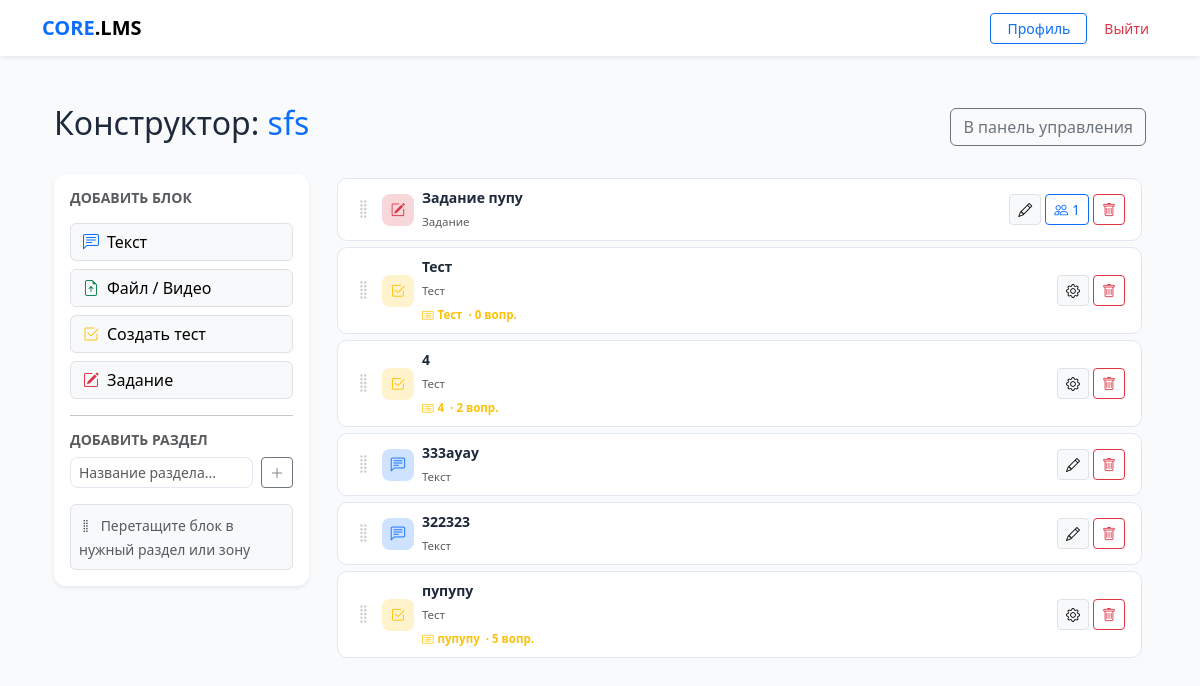
Page /course/builder/4/ (signed in) on the committed database.
### core/models.py (models this page shows, shortened)
class Course(models.Model):
    title = models.CharField(max_length=255)
    description = models.TextField(blank=True)
    author = models.ForeignKey(CustomUser, on_delete=models.CASCADE, related_name='authored_courses')
    groups = models.ManyToManyField(Group, related_name='available_courses', blank=True)
    created_at = models.DateTimeField(auto_now_add=True)
    available_from = models.DateTimeField(null=True, blank=True,
        help_text='Дата открытия курса. Пусто — доступен сразу.')
    available_until = models.DateTimeField(null=True, blank=True,
        help_text='Дата закрытия курса. Пусто — бессрочно.')
    allow_self_enroll = models.BooleanField(default=False,
        help_text='Разрешить студентам подключаться по коду доступа')
    access_code = models.CharField(max_length=32, blank=True, null=True,
        help_text='Код для самостоятельного подключения к курсу')

class ContentBlock(models.Model):
    BLOCK_TYPES = (
        ('text', 'Текст'),
        ('file', 'Файл/Медиа'),
        ('quiz', 'Тест'),
        ('assignment', 'Задание'),
    )
    course = models.ForeignKey(Course, on_delete=models.CASCADE, related_name='blocks')
    section = models.ForeignKey('Section', on_delete=models.SET_NULL,
                                null=True, blank=True, related_name='blocks')
    title = models.CharField(max_length=255)
    block_type = models.CharField(max_length=20, choices=BLOCK_TYPES)
    content_text = models.TextField(blank=True, null=True)
    content_file = models.FileField(upload_to='course_contents/', blank=True, null=True)
    content_quiz = models.ForeignKey(Quiz, on_delete=models.SET_NULL, blank=True, null=True,
                                     related_name='blocks')
    order = models.PositiveIntegerField(default=0)

class Assignment(models.Model):
    block = models.OneToOneField(ContentBlock, on_delete=models.CASCADE, related_name='assignment')
    description = models.TextField(blank=True)
    max_score = models.PositiveIntegerField(default=100)
    deadline = models.DateTimeField(null=True, blank=True)

class Quiz(models.Model):
    course = models.ForeignKey(Course, on_delete=models.CASCADE, related_name='quizzes')
    title = models.CharField(max_length=255)
    max_attempts = models.PositiveIntegerField(
        default=0,
        help_text='0 — неограниченное количество попыток'
    )
    shuffle_questions = models.BooleanField(
        default=False,
        help_text='Перемешивать вопросы случайно для каждого студента'
    )
    time_limit_minutes = models.PositiveIntegerField(
        null=True, blank=True,
        help_text='Ограничение по времени в минутах. Пусто — без ограничений.'
    )
    available_from = models.DateTimeField(null=True, blank=True,
        help_text='Дата открытия теста. Пусто — доступен сразу.')
    available_until = models.DateTimeField(null=True, blank=True,
        help_text='Дата закрытия теста. Пусто — бессрочно.')

### core/views.py (the view)
# urls.py: path('course/builder/<int:course_id>/', views.course_builder, name='course_builder'),
@login_required
@user_passes_test(is_teacher)
def course_builder(request, course_id):
    course = get_object_or_404(Course, id=course_id, author=request.user)
    sections = course.sections.prefetch_related('blocks').all()
    loose_blocks = course.blocks.filter(section=None).order_by('order')
    quizzes = Quiz.objects.filter(course=course)
    return render(request, 'core/course_builder.html', {
        'course': course,
        'sections': sections,
        'loose_blocks': loose_blocks,
        'quizzes': quizzes,
        'form': ContentBlockForm(),
        'section_form': SectionForm(),
    })

### core/forms.py
class ContentBlockForm(forms.ModelForm):
    class Meta:
        model = ContentBlock
        fields = ['title', 'block_type', 'content_text', 'content_file', 'content_quiz']
        widgets = {
            'title':        forms.TextInput(attrs={'class': 'form-control'}),
            'block_type':   forms.Select(attrs={'class': 'form-select'}),
            'content_text': forms.Textarea(attrs={'class': 'form-control'}),
            'content_file': forms.FileInput(attrs={'class': 'form-control'}),
            'content_quiz': forms.Select(attrs={'class': 'form-select'}),
        }
    def __init__(self, *args, **kwargs):
        super().__init__(*args, **kwargs)
        self.fields['content_text'].required = False
        self.fields['content_file'].required = False
        self.fields['content_quiz'].required = False
        self.fields['block_type'].required = False

class SectionForm(forms.ModelForm):
    class Meta:
        model = Section
        fields = ['title']
        widgets = {
            'title': forms.TextInput(attrs={
                'class': 'form-control',
                'placeholder': 'Название урока...',
            }),
        }

### core/views.py (called while the page is built)
def is_teacher(user):
    return user.is_authenticated and user.role == 'teacher'

### core/templates/core/course_builder.html (shortened to what this page needs)
{% extends "core/base.html" %}
{% block content %}
<div class="container py-4">
    <div class="d-flex justify-content-between align-items-center mb-4">
        <h2>Конструктор: <span class="text-primary">{{ course.title }}</span></h2>
        <a href="{% url 'dashboard' %}" class="btn btn-outline-secondary">В панель управления</a>
    </div>
    <div class="row g-4">
        <div class="col-md-3">
            <div class="card p-3 shadow-sm sticky-top" style="top:20px;">
                <h6 class="fw-bold mb-3 text-muted small text-uppercase">Добавить блок</h6>
                <div class="d-grid gap-2">
                    <button onclick="openModal('text')" class="btn btn-light text-start border">
                        <i class="bi bi-chat-left-text me-2 text-primary"></i>Текст
                    </button>
                    <button onclick="openModal('file')" class="btn btn-light text-start border">
                        <i class="bi bi-file-earmark-arrow-up me-2 text-success"></i>Файл / Видео
                    </button>
                    <a href="{% url 'create_quiz' course.id %}" class="btn btn-light text-start border">
                        <i class="bi bi-check2-square me-2 text-warning"></i>Создать тест
                    </a>
                    <button onclick="openModal('assignment')" class="btn btn-light text-start border">
                        <i class="bi bi-pencil-square me-2 text-danger"></i>Задание
                    </button>
                </div>
                <hr>
                <h6 class="fw-bold mb-2 text-muted small text-uppercase">Добавить раздел</h6>
                <form action="{% url 'add_section' course.id %}" method="post" class="d-flex gap-2">
                    <input type="text" name="title" class="form-control form-control-sm"
                           placeholder="Название раздела..." required>
                    <button type="submit" class="btn btn-sm btn-outline-secondary flex-shrink-0">
                        <i class="bi bi-plus-lg"></i>
                    </button>
                </form>
                <div class="mt-3 p-2 bg-light rounded-2 border">
                    <small class="text-muted">
                        <i class="bi bi-grip-vertical me-1"></i>
                        Перетащите блок в нужный раздел или зону
                    </small>
                </div>
            </div>
        </div>
        <div class="col-md-9">
            <div class="mb-2">
                <div class="drop-zone free-drop" data-section-id="" id="freeBlocks">
                    {% for block in loose_blocks %}
                    <div class="block-card" data-block-id="{{ block.id }}" draggable="true">
                        {% include "core/block_card_inner.html" %}
                    </div>
                    {% endfor %}
                </div>
            </div>
        </div>
    </div>
</div>
{% endblock %}

### core/templates/core/block_card_inner.html (shortened to what this page needs)
<div class="d-flex align-items-center gap-2 px-3 py-2">
    <div class="drag-handle text-muted flex-shrink-0">
        <i class="bi bi-grip-vertical fs-5"></i>
    </div>
    <div class="type-badge flex-shrink-0
        {% if block.block_type == 'text' %}bg-primary-subtle
        {% elif block.block_type == 'file' %}bg-success-subtle
        {% elif block.block_type == 'quiz' %}bg-warning-subtle
        {% elif block.block_type == 'assignment' %}bg-danger-subtle{% endif %}">
        {% if block.block_type == 'text' %}<i class="bi bi-chat-left-text text-primary"></i>
        {% elif block.block_type == 'file' %}<i class="bi bi-file-earmark text-success"></i>
        {% elif block.block_type == 'quiz' %}<i class="bi bi-check2-square text-warning"></i>
        {% elif block.block_type == 'assignment' %}<i class="bi bi-pencil-square text-danger"></i>
        {% endif %}
    </div>
    <div class="flex-grow-1 min-w-0">
        <div class="fw-semibold text-truncate" style="font-size:.875rem;">{{ block.title }}</div>
        <small class="text-muted" style="font-size:.72rem;">{{ block.get_block_type_display }}</small>
        {% if block.block_type == 'quiz' and block.content_quiz %}
        <div>
            <small class="text-warning fw-semibold" style="font-size:.72rem;">
                <i class="bi bi-card-list me-1"></i>{{ block.content_quiz.title }}
                &nbsp;·&nbsp;{{ block.content_quiz.questions.count }} вопр.
            </small>
        </div>
        {% endif %}
    </div>
    <div class="d-flex gap-1 flex-shrink-0">
        {% if block.block_type == 'assignment' %}
            <a href="{% url 'edit_assignment' block.id %}"
               class="btn btn-sm btn-light border py-1 px-2" title="Настроить">
                <i class="bi bi-pencil"></i>
            </a>
            {% if block.assignment.submissions.count > 0 %}
            <a href="{% url 'review_submissions' block.assignment.id %}"
               class="btn btn-sm btn-outline-primary py-1 px-2">
                <i class="bi bi-people"></i> {{ block.assignment.submissions.count }}
            </a>
            {% endif %}
        {% endif %}
        {% if block.block_type == 'quiz' and block.content_quiz %}
            <a href="{% url 'manage_questions' block.content_quiz.id %}"
               class="btn btn-sm btn-light border py-1 px-2" title="Редактировать вопросы">
                <i class="bi bi-gear"></i>
            </a>
        {% endif %}
        {% if block.block_type == 'text' or block.block_type == 'file' %}
        <a href="{% url 'edit_block' block.id %}"
           class="btn btn-sm btn-light border py-1 px-2" title="Редактировать">
            <i class="bi bi-pencil"></i>
        </a>
        {% endif %}
        <form action="{% url 'delete_block' block.id %}" method="post"
              onsubmit="return confirm('Удалить «{{ block.title }}»?')">
            <button type="submit" class="btn btn-sm btn-outline-danger py-1 px-2">
                <i class="bi bi-trash"></i>
            </button>
        </form>
    </div>
</div>

### core/templates/core/base.html (style rules this page uses)
:root { --bg-body: #f8fafc; --bg-card: #ffffff; --border-color: #e2e8f0; --accent: #0d6efd; --text-main: #1e293b; }
body { background-color: var(--bg-body); color: var(--text-main); font-family: 'Segoe UI', system-ui, sans-serif; }
input, textarea, select, .form-control { background-color: #ffffff !important; color: #1e293b !important; border: 1px solid var(--border-color) !important; border-radius: 8px !important; }
.card { background-color: var(--bg-card); border: 0; border-radius: 12px; box-shadow: 0 1px 3px rgba(0,0,0,0.05); }

### core/templates/core/course_builder.html (style rules this page uses)
.block-card { background: #fff; border: 1px solid #e2e8f0; border-radius: 10px; margin-bottom: 6px; cursor: default; transition: box-shadow .15s, opacity .15s, transform .1s; user-select: none; }
.drop-zone { min-height: 52px; border-radius: 10px; padding: 4px; transition: background .15s, border-color .15s; }
.drag-handle { cursor: grab; opacity: .3; transition: opacity .15s; }
.type-badge { width: 32px; height: 32px; border-radius: 8px; display: flex; align-items: center; justify-content: center; font-size: .9rem; }

### rows in the picture
Course: title "sfs"
ContentBlock: title "Задание пупу", block_type "Задание", assignment.submissions.count "1"
ContentBlock: title "Тест", block_type "Тест", content_quiz "Тест", content_quiz.questions.count "0"
ContentBlock: title "4", block_type "Тест", content_quiz "4", content_quiz.questions.count "2"
ContentBlock: title "333ауау", block_type "Текст"
ContentBlock: title "322323", block_type "Текст"
ContentBlock: title "пупупу", block_type "Тест", content_quiz "пупупу", content_quiz.questions.count "5"
